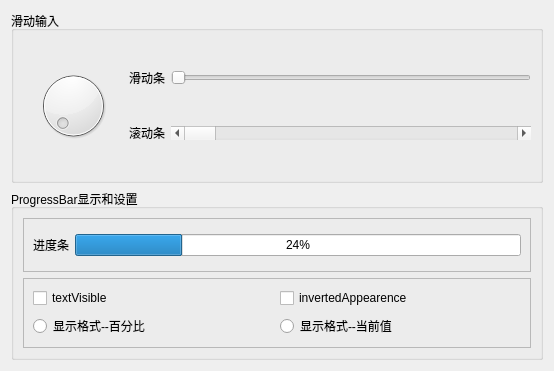
<?xml version="1.0" encoding="UTF-8"?>
<ui version="4.0">
 <class>Widget</class>
 <widget class="QWidget" name="Widget">
  <property name="geometry">
   <rect>
    <x>0</x>
    <y>0</y>
    <width>554</width>
    <height>371</height>
   </rect>
  </property>
  <property name="windowTitle">
   <string>滑动条demo</string>
  </property>
  <layout class="QVBoxLayout" name="verticalLayout">
   <item>
    <widget class="QGroupBox" name="groupBox">
     <property name="title">
      <string>滑动输入</string>
     </property>
     <layout class="QGridLayout" name="gridLayout">
      <item row="0" column="0" rowspan="2">
       <widget class="QDial" name="dial">
        <property name="maximum">
         <number>100</number>
        </property>
       </widget>
      </item>
      <item row="0" column="1">
       <widget class="QLabel" name="label">
        <property name="text">
         <string>滑动条</string>
        </property>
       </widget>
      </item>
      <item row="0" column="2">
       <widget class="QSlider" name="horizontalSlider">
        <property name="maximum">
         <number>100</number>
        </property>
        <property name="orientation">
         <enum>Qt::Horizontal</enum>
        </property>
       </widget>
      </item>
      <item row="1" column="1">
       <widget class="QLabel" name="label_2">
        <property name="text">
         <string>滚动条</string>
        </property>
       </widget>
      </item>
      <item row="1" column="2">
       <widget class="QScrollBar" name="horizontalScrollBar">
        <property name="maximum">
         <number>100</number>
        </property>
        <property name="orientation">
         <enum>Qt::Horizontal</enum>
        </property>
       </widget>
      </item>
     </layout>
    </widget>
   </item>
   <item>
    <widget class="QGroupBox" name="groupBox_2">
     <property name="title">
      <string>ProgressBar显示和设置</string>
     </property>
     <layout class="QGridLayout" name="gridLayout_4">
      <item row="0" column="0">
       <widget class="QFrame" name="frame">
        <property name="frameShape">
         <enum>QFrame::StyledPanel</enum>
        </property>
        <property name="frameShadow">
         <enum>QFrame::Raised</enum>
        </property>
        <layout class="QGridLayout" name="gridLayout_2">
         <item row="0" column="0">
          <widget class="QLabel" name="label_3">
           <property name="text">
            <string>进度条</string>
           </property>
          </widget>
         </item>
         <item row="0" column="1">
          <widget class="QProgressBar" name="progressBar">
           <property name="value">
            <number>24</number>
           </property>
          </widget>
         </item>
        </layout>
       </widget>
      </item>
      <item row="1" column="0">
       <widget class="QFrame" name="frame_2">
        <property name="frameShape">
         <enum>QFrame::StyledPanel</enum>
        </property>
        <property name="frameShadow">
         <enum>QFrame::Raised</enum>
        </property>
        <layout class="QGridLayout" name="gridLayout_3">
         <item row="0" column="0">
          <widget class="QCheckBox" name="checkBox_textVisible">
           <property name="text">
            <string>textVisible</string>
           </property>
          </widget>
         </item>
         <item row="0" column="1">
          <widget class="QCheckBox" name="checkBox_invertedAppearance">
           <property name="text">
            <string>invertedAppearence</string>
           </property>
          </widget>
         </item>
         <item row="1" column="0">
          <widget class="QRadioButton" name="radioButton_percentage">
           <property name="text">
            <string>显示格式--百分比</string>
           </property>
          </widget>
         </item>
         <item row="1" column="1">
          <widget class="QRadioButton" name="radioButton_currentData">
           <property name="text">
            <string>显示格式--当前值</string>
           </property>
          </widget>
         </item>
        </layout>
       </widget>
      </item>
     </layout>
    </widget>
   </item>
  </layout>
 </widget>
 <resources/>
 <connections/>
</ui>
